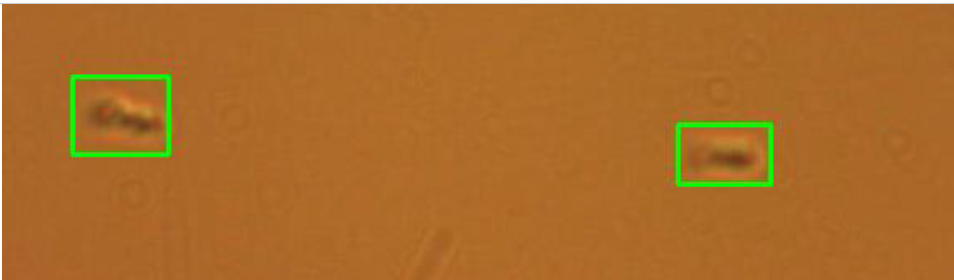
#> input picture Tracking_1.png, 954 x 280 px, given in place of Propellers_Video.avi, which was not available
$ python tracking.py
#> lines starting #> are read from the running program, lines starting #| are printed output that depends on the picture; pictures that were not available may be replaced by others from this repository, and a replacement may not be noted
import cv2
import numpy as np

video_file = "Propellers_Video.avi" #test video

kernel_dil = np.ones((20,20),np.uint8)
kernel = cv2.getStructuringElement(cv2.MORPH_ELLIPSE,(3,3))

fgbg = cv2.createBackgroundSubtractorKNN() #Background Subtraction function

cap = cv2.VideoCapture(video_file)

#cap = cv2.VideoCapture(0) for taking input from computer’s camera

while True:
	ret,frame = cap.read()
#> frame is the input picture: shape (280, 954, 3); mean B, G, R 43.5, 108.7, 171.4

	fshape = frame.shape
#> fshape = (280, 954, 3)

	frame = frame[1:fshape[0]-2,:fshape[1]-2,:] #cropping the video size
#> frame: shape (277, 952, 3)

#print frame.shape
	if ret == True:
		fgmask = fgbg.apply(frame)
#> fgmask: shape (277, 952); every value is 255
		fgmask = cv2.morphologyEx(fgmask,cv2.MORPH_OPEN,kernel)
		dilation = cv2.dilate(fgmask,kernel_dil,iterations = 1)
		(contours,hierarchy) = cv2.findContours(dilation,cv2.RETR_TREE,cv2.CHAIN_APPROX_SIMPLE)
#> contours = [[[0, 0], [0, 276], [951, 276], [951, 0]]]

		for pic, contour in enumerate(contours):
			area = cv2.contourArea(contour)

			if(area>200):
				x,y,w,h = cv2.boundingRect(contour)
				img = cv2.rectangle(frame,(x,y),(x+w,y+h),(0,255,0),2)
				roi_vehicle = frame[y:y-10+h+5,x:x-8+w+10]
#> this loop made 1 pass
#> (pic, contour, area, x, y, w, h) on pass 1: (0, [[0, 0], [0, 276], [951, 276], [951, 0]], 262476, 0, 0, 952, 277)
#> pass 1, `img = cv2.rectangle(frame,(x,y),(x+w,y+h),(0,255,0),2)`:
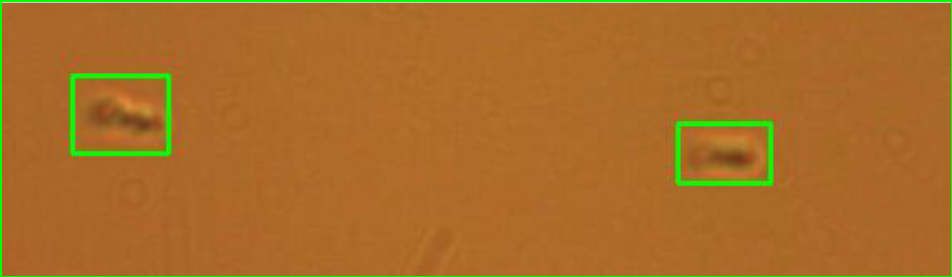
#> img: shape (277, 952, 3); mean B, G, R 40.2, 109, 168
		cv2.imshow("original",frame)
		if cv2.waitKey(25) & 0xFF == ord("q"):
#> (key q is pressed here)
			break
cap.release()
cv2.destroyAllWindows()

$ run again, on Tracking_2.png
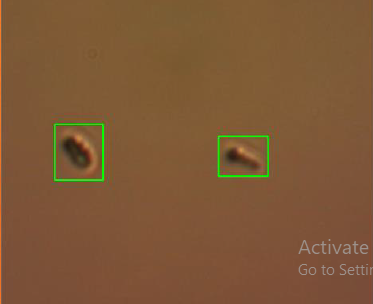
#> input picture Tracking_2.png, 373 x 304 px, given in place of Propellers_Video.avi, which was not available
#> frame is the input picture: shape (304, 373, 3); mean B, G, R 54.4, 88, 125.6
#> frame: shape (301, 371, 3)
#> fgmask: shape (301, 371); every value is 255
#> contours = [[[0, 0], [0, 300], [370, 300], [370, 0]]]
#> the loop `for pic, contour in enumerate(contours):` made 1 pass
#> (pic, contour, area, x, y, w, h) on pass 1: (0, [[0, 0], [0, 300], [370, 300], [370, 0]], 111000, 0, 0, 371, 301)
#> pass 1, `img = cv2.rectangle(frame,(x,y),(x+w,y+h),(0,255,0),2)`:
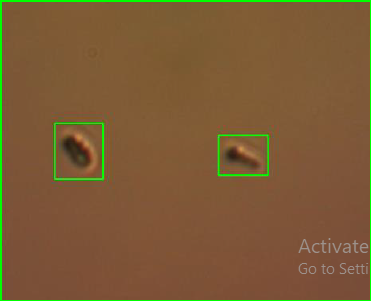
#> img: shape (301, 371, 3); mean B, G, R 53.4, 91, 123.1
#> pass 1, `roi_vehicle = frame[y:y-10+h+5,x:x-8+w+10]`:
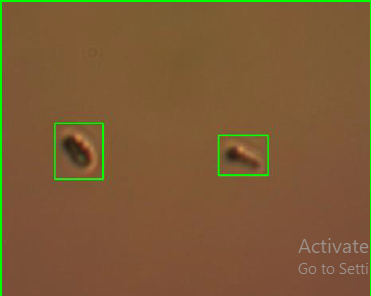
#> roi_vehicle: shape (296, 371, 3); mean B, G, R 53.5, 90.6, 123.5

$ run again, on Tracking_3.png
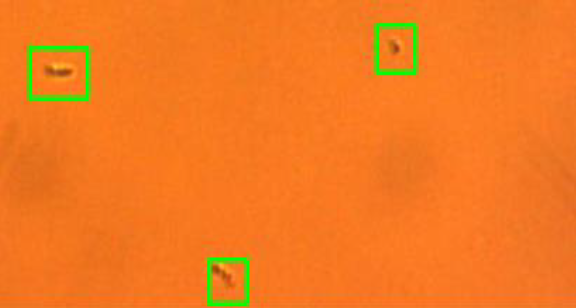
#> input picture Tracking_3.png, 576 x 308 px, given in place of Propellers_Video.avi, which was not available
#> frame is the input picture: shape (308, 576, 3); mean B, G, R 33.3, 122.1, 243.2
#> frame: shape (305, 574, 3)
#> fgmask: shape (305, 574); every value is 255
#> contours = [[[0, 0], [0, 304], [573, 304], [573, 0]]]
#> the loop `for pic, contour in enumerate(contours):` made 1 pass
#> (pic, contour, area, x, y, w, h) on pass 1: (0, [[0, 0], [0, 304], [573, 304], [573, 0]], 174192, 0, 0, 574, 305)
#> pass 1, `img = cv2.rectangle(frame,(x,y),(x+w,y+h),(0,255,0),2)`:
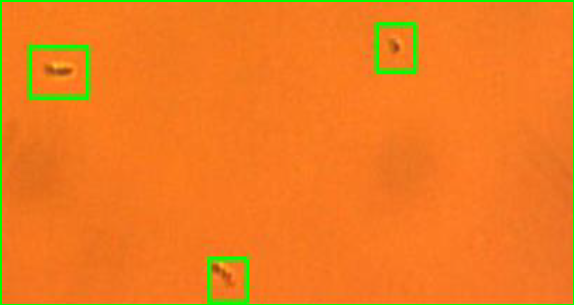
#> img: shape (305, 574, 3); mean B, G, R 32.7, 124.1, 239.7
